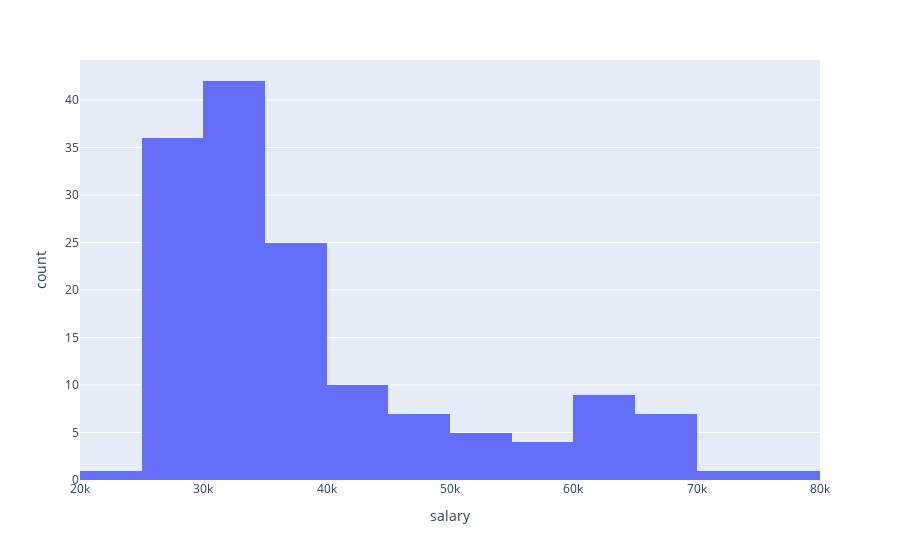

Source (notebook cell):
### Code cell
px.histogram(df, 'salary')

### Figure 1 — Plotly figure (JSON) as saved in the notebook; plotly's stock layout.template omitted (floating-point values rounded to 4 significant figures; data arrays with more than 128 entries replaced by an {"elided": "..."} marker saying what was removed)
{"data": [{"alignmentgroup": "True", "bingroup": "x", "hovertemplate": "salary=%{x}<br>count=%{y}<extra></extra>", "legendgroup": "", "marker": {"color": "#636efa", "pattern": {"shape": ""}}, "name": "", "offsetgroup": "", "orientation": "v", "showlegend": false, "type": "histogram", "x": {"elided": "156 int values"}, "xaxis": "x", "yaxis": "y"}], "layout": {"barmode": "relative", "legend": {"tracegroupgap": 0}, "margin": {"t": 60}, "xaxis": {"anchor": "y", "domain": [0, 1], "title": {"text": "salary"}}, "yaxis": {"anchor": "x", "domain": [0, 1], "title": {"text": "count"}}}}
